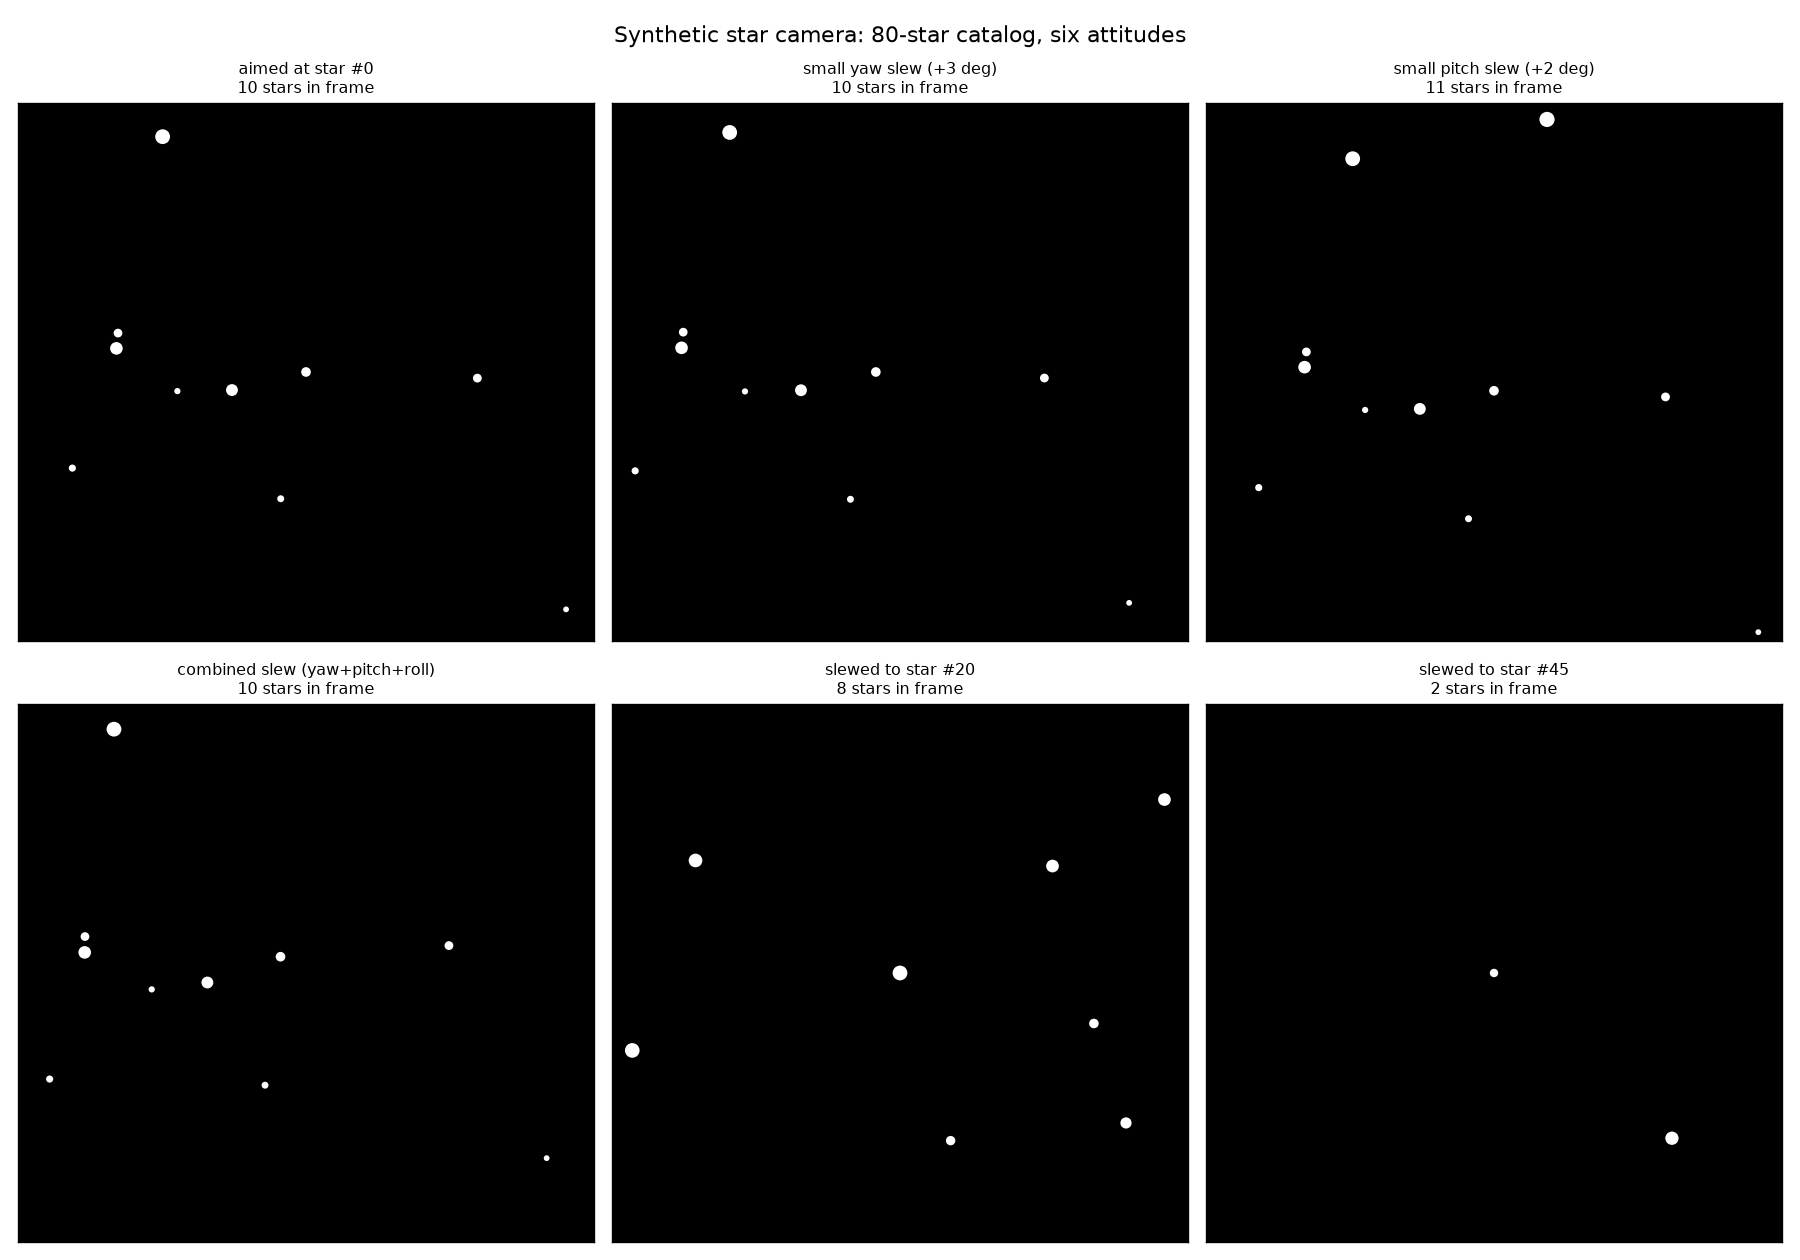

The Python source for this figure:
"""camera/star_field.py  (Simulation: Synthetic Star Field)

Bring Phases I-IV together into the core forward model of a star camera:

    s_hat_i          N unit vectors, arbitrary "stars" fixed in the inertial
                     (world) frame, ||s_hat_i|| = 1
    R_CI             camera attitude, INERTIAL -> CAMERA directly (this is
                     the one place in the project where the rotation handed
                     to project_points needs NO transpose -- R_CI is already
                     "world -> camera" by definition, unlike Module 3's
                     camera->world R_IB convention used in
                     camera_orientation.py. Same physics, different label.)
    s_C,i = R_CI @ s_hat_i        rotate every star into the camera frame
    keep s_Cz,i > 0                in front of the camera
    project onto the sensor        pinhole model, Phase II

Plot a black frame with the surviving stars, then rotate the camera (a
"slew") and regenerate. Since these are direction vectors (effectively at
infinity), translation never enters -- only R_CI matters, exactly as in
camera_orientation.py.
"""

import numpy as np
import matplotlib.pyplot as plt

from camera_model import Camera
from projection import project_points
from camera_orientation import attitude_matrix   # reuse the yaw/pitch/roll builder

N_STARS = 80
SEED = 7


# ---------------------------------------------------------------------------
# the star catalog: fixed once, in the inertial (world) frame
# ---------------------------------------------------------------------------
def make_catalog(n=N_STARS, seed=SEED):
    rng = np.random.default_rng(seed)
    v = rng.normal(size=(n, 3))              # isotropic on the sphere
    s_hat = v / np.linalg.norm(v, axis=1, keepdims=True)
    mag = rng.uniform(0.0, 6.0, n)           # a fake but plausible magnitude
    return s_hat, mag


def magnitude_to_size(mag):
    return np.interp(mag, [0.0, 6.0], [90.0, 4.0])


# ---------------------------------------------------------------------------
# pointing: build R_CI so the boresight looks at a chosen world direction
# ---------------------------------------------------------------------------
def look_at(forward_world, ref=(0.0, -1.0, 0.0)):
    """R_cam_world (columns = camera axes in world coords) whose Z axis is
    `forward_world`. Gram-Schmidt against `ref` fixes the roll about that
    axis; falls back to a different reference if forward is nearly parallel
    to it. Returns R_CI = R_cam_world.T (world -> camera) directly, since
    that is what every caller here actually needs."""
    z = np.asarray(forward_world, dtype=float)
    z = z / np.linalg.norm(z)
    ref = np.asarray(ref, dtype=float)
    if abs(np.dot(ref, z)) > 0.999:
        ref = np.array([1.0, 0.0, 0.0])
    x = ref - np.dot(ref, z) * z
    x = x / np.linalg.norm(x)
    y = np.cross(z, x)                        # x (x) y = z by construction
    R_cam_world = np.column_stack([x, y, z])
    return R_cam_world.T                      # R_CI


def slew(R_CI_base, dyaw, dpitch, droll):
    """Apply a small yaw/pitch/roll rotation IN THE CURRENT CAMERA'S OWN
    axes on top of an existing pointing (a spacecraft-style slew)."""
    R_cam_world_base = R_CI_base.T
    delta = attitude_matrix(dyaw, dpitch, droll)     # small rotation, camera axes
    R_cam_world_new = R_cam_world_base @ delta
    return R_cam_world_new.T


# ---------------------------------------------------------------------------
# forward model: stars -> camera frame -> sensor
# ---------------------------------------------------------------------------
def render(s_hat, R_CI, cam):
    """s_C = R_CI @ s_hat for every star; keep s_Cz > 0; project.

    Implemented via project_points (t=0, since only direction matters) so
    there is exactly one place in the project that does pinhole division --
    but the algebra is identical to the literal s_C = R_CI @ s_hat_i,
    keep s_Cz > 0, project sequence.
    """
    t = np.zeros(3)
    uv, valid, reason = project_points(s_hat, R_CI, t, cam.K, image_size=(cam.Nx, cam.Ny))
    return uv, valid, reason


def main():
    s_hat, mag = make_catalog()
    sizes = magnitude_to_size(mag)

    print("=" * 78)
    print("SYNTHETIC STAR FIELD -- the forward model of a star camera")
    print("=" * 78)
    print(f"{N_STARS} stars, fixed unit vectors in the inertial frame "
          f"(seed={SEED})")
    print(f"normalisation check: max | ||s_i|| - 1 | = "
          f"{np.abs(np.linalg.norm(s_hat, axis=1) - 1.0).max():.2e}")

    cam = Camera(f=8.0, Ws=10.0, Hs=8.0, Nx=1024, Ny=820, name="star camera")
    solid_angle = cam.fov_x * cam.fov_y             # small-field approx, steradians
    expected = N_STARS * solid_angle / (4 * np.pi)
    print()
    print(f"star camera: f={cam.f} mm, sensor={cam.Ws}x{cam.Hs} mm, "
          f"{cam.Nx}x{cam.Ny} px")
    print(f"   FOV = {np.degrees(cam.fov_x):.2f} x {np.degrees(cam.fov_y):.2f} deg "
          f"(wide-field, so a handful of the {N_STARS} catalog stars share")
    print(f"   any one frame -- a real narrow star-tracker FOV would need a "
          f"catalog of thousands to match)")
    print(f"   expected stars/frame for an isotropic catalog = N * FOV_solid_angle"
          f" / 4pi = {expected:.2f}")
    print()

    # a sequence of attitudes: start aimed at star 0, then slew around
    R0 = look_at(s_hat[0])
    attitudes = [
        ("aimed at star #0", R0),
        ("small yaw slew (+3 deg)", slew(R0, np.deg2rad(3), 0, 0)),
        ("small pitch slew (+2 deg)", slew(R0, 0, np.deg2rad(2), 0)),
        ("combined slew (yaw+pitch+roll)",
         slew(R0, np.deg2rad(3), np.deg2rad(-2), np.deg2rad(5))),
        ("slewed to star #20", look_at(s_hat[20])),
        ("slewed to star #45", look_at(s_hat[45])),
    ]

    print(f"{'attitude':>34} {'stars in frame':>15}")
    print("-" * 52)
    results = []
    for name, R_CI in attitudes:
        uv, valid, _ = render(s_hat, R_CI, cam)
        print(f"{name:>34} {valid.sum():>15d} / {N_STARS}")
        results.append((name, R_CI, uv, valid))

    print()
    print("Every attitude is a fresh rigid rotation of the SAME fixed catalog --")
    print("no star ever moves in the inertial frame; only R_CI changes, exactly")
    print("as a real star tracker sees a different patch of sky as the")
    print("spacecraft/telescope turns. This loop (rotate -> keep s_Cz>0 ->")
    print("project -> render) is the whole forward model; attitude ESTIMATION")
    print("(matching the observed dots back to catalog stars to recover R_CI)")
    print("is the inverse problem this sets up for.")
    print("=" * 78)

    _plot(results, cam, sizes)


def _plot(results, cam, sizes):
    fig, axes = plt.subplots(2, 3, figsize=(15, 10.5))
    for ax, (name, R_CI, uv, valid) in zip(axes.ravel(), results):
        ax.scatter(uv[valid, 0], uv[valid, 1], s=sizes[valid],
                  color="white", edgecolor="none")
        ax.set_xlim(0, cam.Nx); ax.set_ylim(cam.Ny, 0)
        ax.set_facecolor("black")
        ax.set_xticks([]); ax.set_yticks([])
        ax.set_title(f"{name}\n{valid.sum()} stars in frame", fontsize=9.5,
                     color="black")

    fig.suptitle(f"Synthetic star camera: {N_STARS}-star catalog, six "
                 f"attitudes", fontsize=13)
    fig.tight_layout()
    fig.savefig("star_field.png", dpi=120, facecolor="white")


if __name__ == "__main__":
    main()
    plt.show()
